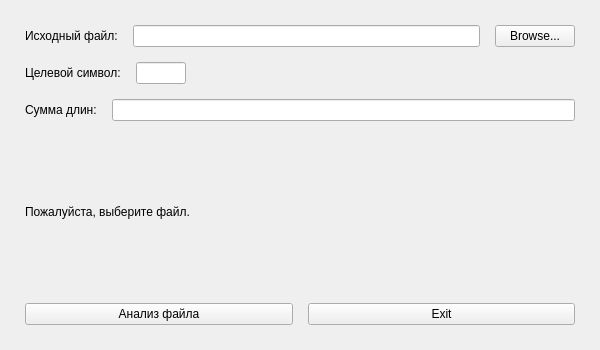
<?xml version="1.0" encoding="UTF-8"?>
<ui version="4.0">
 <class>MainWindow</class>
 <widget class="QMainWindow" name="MainWindow">
  <property name="geometry">
   <rect>
    <x>0</x>
    <y>0</y>
    <width>600</width>
    <height>350</height>
   </rect>
  </property>
  <property name="windowTitle">
   <string>Lab 14 - File Analyzer (Var 8)</string>
  </property>
  <widget class="QWidget" name="centralwidget">
   <layout class="QVBoxLayout" name="verticalLayout">
    <property name="spacing">
     <number>15</number>
    </property>
    <property name="leftMargin">
     <number>25</number>
    </property>
    <property name="topMargin">
     <number>25</number>
    </property>
    <property name="rightMargin">
     <number>25</number>
    </property>
    <property name="bottomMargin">
     <number>25</number>
    </property>
    <item>
     <layout class="QHBoxLayout" name="horizontalLayout">
      <item>
       <widget class="QLabel" name="label">
        <property name="text">
         <string>Исходный файл:</string>
        </property>
       </widget>
      </item>
      <item>
       <widget class="QLineEdit" name="inPathEdit">
        <property name="readOnly">
         <bool>true</bool>
        </property>
       </widget>
      </item>
      <item>
       <widget class="QPushButton" name="selectInButton">
        <property name="text">
         <string>Browse...</string>
        </property>
       </widget>
      </item>
     </layout>
    </item>
    <item>
     <layout class="QHBoxLayout" name="horizontalLayout_2">
      <item>
       <widget class="QLabel" name="label_2">
        <property name="text">
         <string>Целевой символ:</string>
        </property>
       </widget>
      </item>
      <item>
       <widget class="QLineEdit" name="charEdit">
        <property name="maxLength">
         <number>1</number>
        </property>
        <property name="maximumSize">
         <size>
          <width>50</width>
          <height>16777215</height>
         </size>
        </property>
       </widget>
      </item>
      <item>
       <spacer name="horizontalSpacer">
        <property name="orientation">
         <enum>Qt::Horizontal</enum>
        </property>
        <property name="sizeHint" stdset="0">
         <size>
          <width>40</width>
          <height>20</height>
         </size>
        </property>
       </spacer>
      </item>
     </layout>
    </item>
    <item>
     <layout class="QHBoxLayout" name="horizontalLayout_3">
      <item>
       <widget class="QLabel" name="label_3">
        <property name="text">
         <string>Сумма длин:</string>
        </property>
       </widget>
      </item>
      <item>
       <widget class="QLineEdit" name="resultEdit">
        <property name="readOnly">
         <bool>true</bool>
        </property>
       </widget>
      </item>
     </layout>
    </item>
    <item>
     <widget class="QLabel" name="statusLabel">
      <property name="text">
       <string>Пожалуйста, выберите файл.</string>
      </property>
     </widget>
    </item>
    <item>
     <layout class="QHBoxLayout" name="horizontalLayout_4">
      <item>
       <widget class="QPushButton" name="processButton">
        <property name="text">
         <string>Анализ файла</string>
        </property>
       </widget>
      </item>
      <item>
       <widget class="QPushButton" name="exitButton">
        <property name="text">
         <string>Exit</string>
        </property>
       </widget>
      </item>
     </layout>
    </item>
   </layout>
  </widget>
 </widget>
 <resources/>
 <connections/>
</ui>
